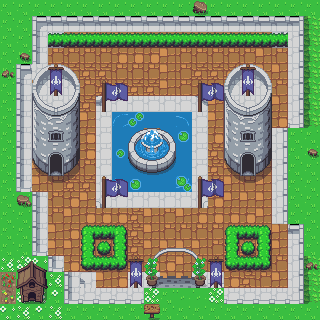

Below is a game level as drawn by its tile map, then a one-line description and the .tmx file that defines it, in full:
An orthogonal 20x20 tile map with 16x16 px tiles, 3 tile layers (Ground, Objects, Objects2) and 34 objects (sign1, Container).

<map version="1.10" tiledversion="1.10.1" orientation="orthogonal" renderorder="right-down" width="20" height="20" tilewidth="16" tileheight="16" infinite="0" nextlayerid="6" nextobjectid="37">
 <editorsettings>
  <export target="shrine1.lua" format="lua" />
 </editorsettings>
 <tileset firstgid="1" name="Overworld" tilewidth="16" tileheight="16" tilecount="1440" columns="40">
  <image source="../images/gfx/Overworld.png" width="640" height="576" />
 </tileset>
 <layer id="1" name="Ground" width="20" height="20">
  <data encoding="csv">
1,1,1,1,1,1,1,1,1,1,1,1,1,1,1,1,1,1,1,1,
1,1,23,24,24,24,24,24,24,24,24,24,24,24,24,24,24,24,25,212,
1,1,63,3221225501,654,614,615,614,614,654,654,654,654,654,614,615,614,3221225502,65,252,
1,1,63,615,615,615,615,654,654,654,614,615,615,615,615,615,614,615,65,252,
1,23,882,615,655,655,655,615,615,615,614,615,655,655,655,654,614,614,65,252,
1,63,615,614,615,615,655,655,655,655,614,615,654,654,655,654,615,615,65,252,
1,63,615,614,615,655,889,882,882,882,882,882,890,614,615,614,614,614,65,252,
1,63,614,614,614,614,882,19,284,284,284,18,882,614,614,654,654,654,105,252,
1,63,654,654,654,654,882,284,284,614,284,284,882,654,614,27,654,65,1,1,
1,63,614,614,615,654,882,284,284,615,284,284,882,655,614,615,654,65,1,1,
1,63,614,615,615,615,882,284,284,284,284,284,882,655,614,615,614,65,1,1,
1,103,614,615,655,655,882,57,284,284,284,58,882,655,614,615,614,65,1,1,
1,1,63,615,654,614,1009,882,882,882,882,882,1010,654,614,614,614,65,1,1,
1,1,63,615,614,654,654,654,655,614,615,614,654,654,654,654,614,65,1,1,
1,1,63,614,654,654,655,655,655,614,615,615,615,615,615,615,614,614,25,1,
1,1,103,614,614,614,615,654,655,614,614,614,614,615,655,655,614,614,65,1,
1,1,1,103,654,614,615,654,655,654,654,614,615,615,654,655,615,615,65,212,
1401,1,1,1,63,3221225541,614,654,882,882,614,614,882,104,654,655,615,614,65,212,
1362,1,1,1,103,104,104,104,104,1,1,406,406,1,104,104,104,104,105,252,
1,1,1,1,1,1,1,1,1,1,1,1,1,1,1,1,1,1,1,1
</data>
 </layer>
 <layer id="2" name="Objects" width="20" height="20">
  <data encoding="csv">
0,0,0,0,0,0,0,0,0,0,0,0,208,0,0,0,0,0,0,0,
0,0,0,0,0,0,0,0,0,0,0,0,0,0,0,0,0,0,0,0,
0,0,0,523,523,523,523,523,523,523,523,523,523,523,523,523,523,523,0,0,
0,207,0,0,0,0,0,0,0,0,0,0,0,0,0,0,0,0,0,0,
211,0,841,842,843,0,0,0,0,0,0,0,0,0,841,842,843,0,0,0,
0,0,881,882,883,0,1166,1167,0,0,0,0,1166,1167,881,882,883,0,0,0,
0,0,921,922,923,0,1206,1207,0,0,0,0,1206,1207,921,922,923,0,0,0,
0,0,961,962,963,0,0,0,5,0,0,0,0,0,961,962,963,0,0,0,
0,0,1001,1002,1003,0,0,0,389,390,391,0,0,0,1001,1002,1003,0,0,0,
0,0,1041,1042,1043,0,0,3,429,430,431,0,0,0,1041,1042,1043,0,0,207,
0,0,1081,1082,1083,0,0,0,469,470,471,0,0,0,1081,1082,1083,0,0,0,
0,0,0,1122,1123,0,1166,1167,0,0,0,6,1166,1167,1121,1122,1123,0,0,0,
0,210,0,0,0,0,1206,1207,0,0,0,0,1206,1207,0,0,0,0,0,0,
0,0,0,0,0,0,0,0,0,0,0,0,0,0,0,0,0,0,0,0,
0,0,0,0,0,522,523,524,0,0,0,0,0,0,522,523,524,0,0,0,
0,0,0,0,0,562,563,564,0,1265,1266,1267,1268,0,562,563,564,0,0,0,
321,444,484,0,0,602,603,604,1086,1305,1306,1307,1308,1086,602,603,604,0,0,211,
0,321,321,321,0,0,0,0,1126,1345,1346,1347,1348,1126,0,0,0,0,0,0,
0,444,321,322,0,0,0,0,0,444,0,0,0,444,0,0,0,0,0,0,
484,321,322,321,0,0,0,0,0,0,0,0,0,0,0,0,0,0,0,0
</data>
 </layer>
 <layer id="4" name="Objects2" width="20" height="20">
  <data encoding="csv">
0,0,0,0,0,0,0,0,0,0,0,0,0,0,0,0,0,0,0,0,
0,0,0,0,0,0,0,0,0,0,0,0,0,0,0,0,0,0,0,0,
0,0,0,0,0,0,0,0,0,0,0,0,0,0,0,0,0,0,0,0,
0,0,0,0,0,0,0,0,0,0,0,0,0,0,0,0,0,0,0,0,
0,0,0,1086,0,0,0,0,0,0,0,0,0,0,0,1086,0,0,0,0,
0,0,0,1126,0,0,0,0,0,0,0,0,0,0,0,1126,0,0,0,0,
0,0,0,0,0,0,0,0,0,0,0,0,0,0,0,0,0,0,0,0,
0,0,0,0,0,0,0,0,0,0,0,0,0,0,0,0,0,0,0,0,
0,0,0,27,0,0,0,0,0,0,0,4,0,0,0,27,0,0,0,0,
0,0,0,106,0,0,0,0,0,0,0,0,0,0,0,106,0,0,0,0,
0,0,0,146,0,0,0,0,0,0,0,0,0,0,0,146,0,0,0,0,
0,0,0,0,0,0,0,0,4,0,0,0,0,0,0,0,0,0,0,0,
0,0,0,0,0,0,0,0,0,0,0,0,0,0,0,0,0,0,0,0,
0,0,0,0,0,0,0,0,0,0,0,0,0,0,0,0,0,0,0,0,
0,0,0,0,0,0,0,0,0,0,0,0,0,0,0,0,0,0,0,0,
0,0,0,0,0,0,0,0,0,0,0,0,0,0,0,0,0,0,0,0,
0,214,215,0,0,0,0,0,0,73,0,0,73,0,0,0,0,0,0,0,
0,254,255,0,0,0,0,0,0,113,0,0,113,0,0,0,0,0,0,0,
0,294,295,0,0,0,0,0,0,0,0,0,0,0,0,0,0,0,0,0,
0,0,0,0,0,0,0,0,0,116,0,0,0,0,0,0,0,0,0,0
</data>
 </layer>
 <objectgroup id="3" name="Walls">
  <object id="1" x="32" y="16" width="272" height="32" />
  <object id="2" x="288" y="32" width="16" height="96" />
  <object id="3" x="272" y="112" width="16" height="128" />
  <object id="4" x="288" y="224" width="16" height="80" />
  <object id="5" x="224" y="288" width="64" height="16" />
  <object id="6" x="192" y="272" width="48" height="16" />
  <object id="7" x="128" y="272" width="32" height="16" />
  <object id="8" x="64" y="288" width="80" height="16" />
  <object id="9" x="64" y="272" width="32" height="16" />
  <object id="10" x="48" y="256" width="32" height="16" />
  <object id="11" x="32" y="240" width="32" height="16" />
  <object id="13" x="32" y="176" width="16" height="64" />
  <object id="15" x="16" y="64" width="16" height="128" />
  <object id="16" x="32" y="48" width="16" height="32" />
  <object id="17" x="32" y="64" width="48" height="112" />
  <object id="18" x="224" y="64" width="48" height="112" />
  <object id="19" x="112" y="112" width="80" height="80" />
  <object id="20" x="80" y="224" width="48" height="48" />
  <object id="21" x="224" y="224" width="48" height="48" />
  <object id="22" x="208" y="256" width="16" height="16" />
  <object id="23" x="128" y="256" width="16" height="16" />
  <object id="24" x="16" y="256" width="32" height="48" />
  <object id="25" name="sign1" x="144" y="304" width="16" height="16" />
  <object id="26" x="96" y="176" width="32" height="32" />
  <object id="27" x="192" y="176" width="32" height="32" />
  <object id="28" x="192" y="80" width="32" height="32" />
  <object id="29" x="96" y="80" width="32" height="32" />
  <object id="30" x="192" y="0" width="16" height="16" />
  <object id="31" x="16" y="48" width="16" height="16" />
  <object id="32" x="0" y="64" width="16" height="16" />
  <object id="33" x="16" y="192" width="16" height="16" />
  <object id="34" x="304" y="256" width="16" height="16" />
  <object id="35" x="304" y="144" width="16" height="16" />
 </objectgroup>
 <objectgroup id="5" name="Hearts">
  <object id="36" name="Container" x="160" y="224" />
 </objectgroup>
</map>
